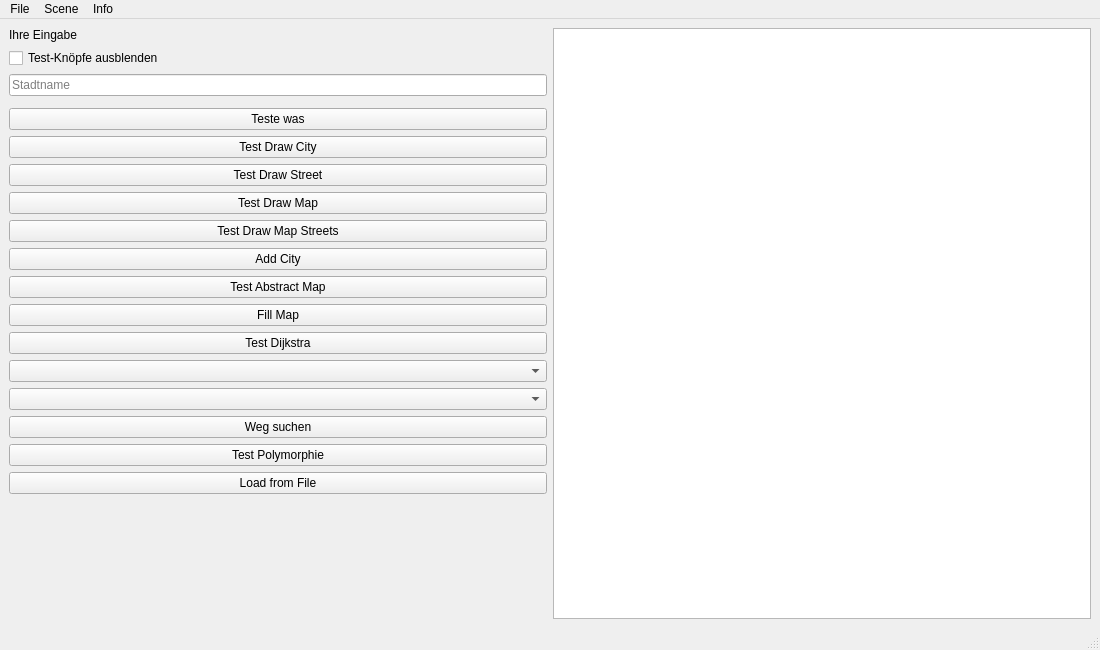
<?xml version="1.0" encoding="UTF-8"?>
<ui version="4.0">
 <class>MainWindow</class>
 <widget class="QMainWindow" name="MainWindow">
  <property name="geometry">
   <rect>
    <x>0</x>
    <y>0</y>
    <width>1100</width>
    <height>650</height>
   </rect>
  </property>
  <property name="minimumSize">
   <size>
    <width>900</width>
    <height>550</height>
   </size>
  </property>
  <property name="windowTitle">
   <string>MainWindow</string>
  </property>
  <widget class="QWidget" name="centralwidget">
   <layout class="QGridLayout" name="gridLayout">
    <item row="5" column="0">
     <widget class="QPushButton" name="pushButton_test">
      <property name="text">
       <string>Teste was</string>
      </property>
     </widget>
    </item>
    <item row="19" column="0">
     <spacer name="verticalSpacer">
      <property name="orientation">
       <enum>Qt::Orientation::Vertical</enum>
      </property>
      <property name="sizeHint" stdset="0">
       <size>
        <width>20</width>
        <height>40</height>
       </size>
      </property>
     </spacer>
    </item>
    <item row="1" column="1" rowspan="19">
     <widget class="QGraphicsView" name="graphicsView"/>
    </item>
    <item row="11" column="0">
     <widget class="QPushButton" name="pushButton_testAbstract">
      <property name="text">
       <string>Test Abstract Map</string>
      </property>
     </widget>
    </item>
    <item row="18" column="0">
     <widget class="QPushButton" name="pushButton_loadFile">
      <property name="text">
       <string>Load from File</string>
      </property>
     </widget>
    </item>
    <item row="7" column="0">
     <widget class="QPushButton" name="pushButton_drawStreet">
      <property name="text">
       <string>Test Draw Street</string>
      </property>
     </widget>
    </item>
    <item row="15" column="0">
     <widget class="QComboBox" name="comboBox_ziel"/>
    </item>
    <item row="14" column="0">
     <widget class="QComboBox" name="comboBox_start"/>
    </item>
    <item row="17" column="0">
     <widget class="QPushButton" name="pushButton_testPoly">
      <property name="text">
       <string>Test Polymorphie</string>
      </property>
     </widget>
    </item>
    <item row="13" column="0">
     <widget class="QPushButton" name="pushButton_dijkstra">
      <property name="text">
       <string>Test Dijkstra</string>
      </property>
     </widget>
    </item>
    <item row="16" column="0">
     <widget class="QPushButton" name="pushButton_wegsuche">
      <property name="text">
       <string>Weg suchen</string>
      </property>
     </widget>
    </item>
    <item row="12" column="0">
     <widget class="QPushButton" name="pushButton_fillMap">
      <property name="text">
       <string>Fill Map</string>
      </property>
     </widget>
    </item>
    <item row="6" column="0">
     <widget class="QPushButton" name="pushButton_drawCity">
      <property name="text">
       <string>Test Draw City</string>
      </property>
     </widget>
    </item>
    <item row="3" column="0">
     <widget class="QLineEdit" name="lineEdit_stadt">
      <property name="placeholderText">
       <string>Stadtname</string>
      </property>
      <property name="clearButtonEnabled">
       <bool>true</bool>
      </property>
     </widget>
    </item>
    <item row="1" column="0">
     <widget class="QLabel" name="label_eingabe">
      <property name="text">
       <string>Ihre Eingabe</string>
      </property>
     </widget>
    </item>
    <item row="8" column="0">
     <widget class="QPushButton" name="pushButton_drawMap">
      <property name="text">
       <string>Test Draw Map</string>
      </property>
     </widget>
    </item>
    <item row="2" column="0">
     <widget class="QCheckBox" name="checkBox_hideTests">
      <property name="text">
       <string>Test-Knöpfe ausblenden</string>
      </property>
     </widget>
    </item>
    <item row="9" column="0">
     <widget class="QPushButton" name="pushButton_drawMapStreets">
      <property name="text">
       <string>Test Draw Map Streets</string>
      </property>
     </widget>
    </item>
    <item row="10" column="0">
     <widget class="QPushButton" name="pushButton_addCity">
      <property name="text">
       <string>Add City</string>
      </property>
     </widget>
    </item>
   </layout>
  </widget>
  <widget class="QMenuBar" name="menubar">
   <property name="geometry">
    <rect>
     <x>0</x>
     <y>0</y>
     <width>1100</width>
     <height>33</height>
    </rect>
   </property>
   <widget class="QMenu" name="menuFile">
    <property name="title">
     <string>File</string>
    </property>
    <addaction name="actionOpen"/>
    <addaction name="actionSave"/>
    <addaction name="separator"/>
    <addaction name="actionExit"/>
   </widget>
   <widget class="QMenu" name="menuScene">
    <property name="title">
     <string>Scene</string>
    </property>
    <addaction name="actionClear_Scene"/>
   </widget>
   <widget class="QMenu" name="menuInfo">
    <property name="title">
     <string>Info</string>
    </property>
    <addaction name="actionAbout"/>
   </widget>
   <addaction name="menuFile"/>
   <addaction name="menuScene"/>
   <addaction name="menuInfo"/>
  </widget>
  <widget class="QStatusBar" name="statusbar"/>
  <action name="actionOpen">
   <property name="enabled">
    <bool>false</bool>
   </property>
   <property name="text">
    <string>Open</string>
   </property>
  </action>
  <action name="actionSave">
   <property name="enabled">
    <bool>false</bool>
   </property>
   <property name="text">
    <string>Save</string>
   </property>
  </action>
  <action name="actionClear_Scene">
   <property name="text">
    <string>Clear Scene</string>
   </property>
   <property name="shortcut">
    <string>Alt+S</string>
   </property>
  </action>
  <action name="actionAbout">
   <property name="text">
    <string>About</string>
   </property>
  </action>
  <action name="actionExit">
   <property name="text">
    <string>Exit</string>
   </property>
   <property name="shortcut">
    <string>Alt+E</string>
   </property>
  </action>
 </widget>
 <resources/>
 <connections/>
</ui>
